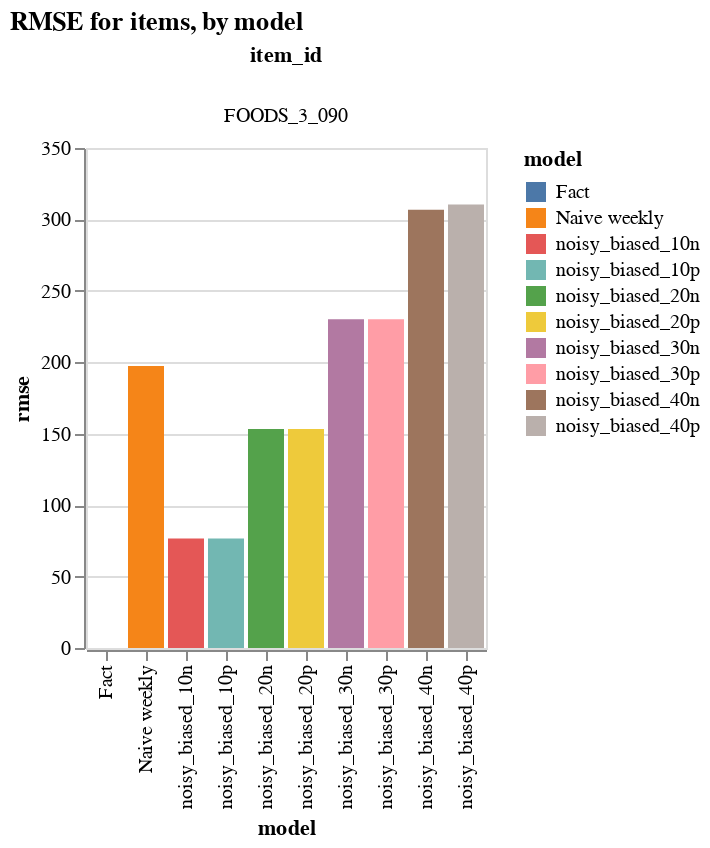

Write notebook code for a chart like this one.
### Code cell
alt.Chart(eval_df, title = 'RMSE for items, by model').mark_bar().encode(
    x=alt.X('model:N',scale=alt.Scale(zero=False)),
    y=alt.Y('rmse:Q',scale=alt.Scale(zero=False)),
    color=alt.Color('model:N'),
    column='item_id:N'
).properties(width=200, height=250)#.interactive()

### Figure 1 — Vega-Lite specification as saved in the notebook (floating-point values rounded to 4 significant figures)
{"config": {"view": {"continuousWidth": 400, "continuousHeight": 300}}, "data": {"name": "data-3466a6bef10b49ef6cfd4412d6cd4fb9"}, "mark": "bar", "encoding": {"color": {"type": "nominal", "field": "model"}, "column": {"type": "nominal", "field": "item_id"}, "x": {"type": "nominal", "field": "model", "scale": {"zero": false}}, "y": {"type": "quantitative", "field": "rmse", "scale": {"zero": false}}}, "height": 250, "title": "RMSE for items, by model", "width": 200, "$schema": "https://vega.github.io/schema/vega-lite/v4.8.1.json", "datasets": {"data-3466a6bef10b49ef6cfd4412d6cd4fb9": [{"model": "Naive weekly", "rmse": 197.5, "rmse_normalized": 1.0, "item_id": "FOODS_3_090"}, {"model": "Fact", "rmse": 0.0, "rmse_normalized": 0.0, "item_id": "FOODS_3_090"}, {"model": "noisy_biased_10p", "rmse": 76.69, "rmse_normalized": 0.3883, "item_id": "FOODS_3_090"}, {"model": "noisy_biased_20p", "rmse": 153.4, "rmse_normalized": 0.7767, "item_id": "FOODS_3_090"}, {"model": "noisy_biased_30p", "rmse": 230.1, "rmse_normalized": 1.165, "item_id": "FOODS_3_090"}, {"model": "noisy_biased_40p", "rmse": 310.5, "rmse_normalized": 1.572, "item_id": "FOODS_3_090"}, {"model": "noisy_biased_10n", "rmse": 76.69, "rmse_normalized": 0.3883, "item_id": "FOODS_3_090"}, {"model": "noisy_biased_20n", "rmse": 153.4, "rmse_normalized": 0.7767, "item_id": "FOODS_3_090"}, {"model": "noisy_biased_30n", "rmse": 230.1, "rmse_normalized": 1.165, "item_id": "FOODS_3_090"}, {"model": "noisy_biased_40n", "rmse": 306.8, "rmse_normalized": 1.553, "item_id": "FOODS_3_090"}]}}
